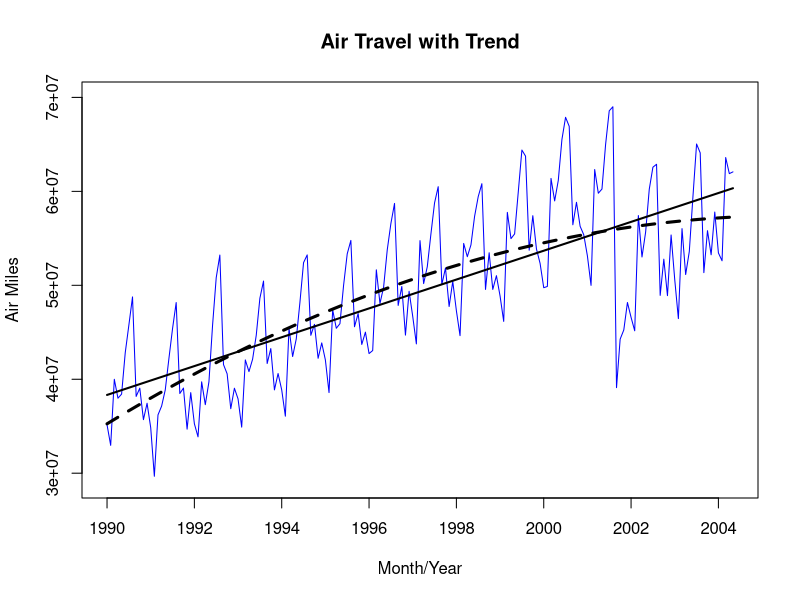

Reproduce this figure in R.
## ---- chunk 1
library(knitr)
library(dplyr)
library(forecast)
travel <- read.csv("travel911.csv", header = TRUE, stringsAsFactors = FALSE)
names(travel)[1:4] <- c("month_yr", "air.miles", "rail.miles", "car.miles.in.billions")
#travel <- travel %>% mutate(Air = log(air.miles), Rail = log(rail.miles), Street = log(car.miles.in.billions))
kable(head(travel))

travel.ts. <- ts(travel$air.miles, start = c(1990,1), frequency = 12)

airlinear <- tslm(travel.ts. ~ trend)
airQuad <- tslm(travel.ts. ~ trend + I(trend^2))
plot(travel.ts., col="blue", #lty=1, lwd=2, 
     xlab = "Month/Year", ylab = "Air Miles",  ylim = c(29000000, 70000000), #pch = 20, type = "b", 
     main = "Air Travel with Trend")
#par(mfrow = c(2, 1))
lines(airlinear$fitted, lwd = 2)
lines(airQuad$fitted, lty=2, lwd=3)
